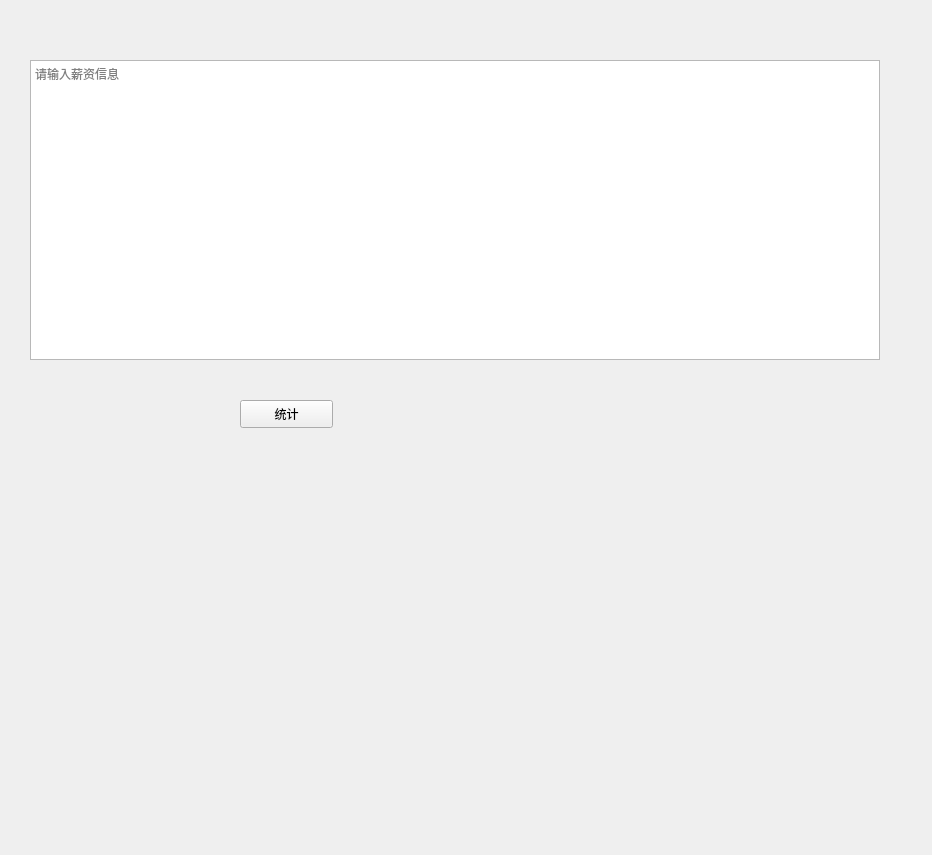
<?xml version="1.0" encoding="UTF-8"?>
<ui version="4.0">
 <class>Form</class>
 <widget class="QWidget" name="Form">
  <property name="geometry">
   <rect>
    <x>0</x>
    <y>0</y>
    <width>932</width>
    <height>855</height>
   </rect>
  </property>
  <property name="windowTitle">
   <string>统计薪资</string>
  </property>
  <widget class="QPlainTextEdit" name="text1">
   <property name="enabled">
    <bool>true</bool>
   </property>
   <property name="geometry">
    <rect>
     <x>30</x>
     <y>60</y>
     <width>850</width>
     <height>300</height>
    </rect>
   </property>
   <property name="placeholderText">
    <string>请输入薪资信息</string>
   </property>
  </widget>
  <widget class="QPushButton" name="button">
   <property name="geometry">
    <rect>
     <x>240</x>
     <y>400</y>
     <width>93</width>
     <height>28</height>
    </rect>
   </property>
   <property name="text">
    <string>统计</string>
   </property>
   <property name="autoDefault">
    <bool>false</bool>
   </property>
  </widget>
 </widget>
 <resources/>
 <connections/>
</ui>
